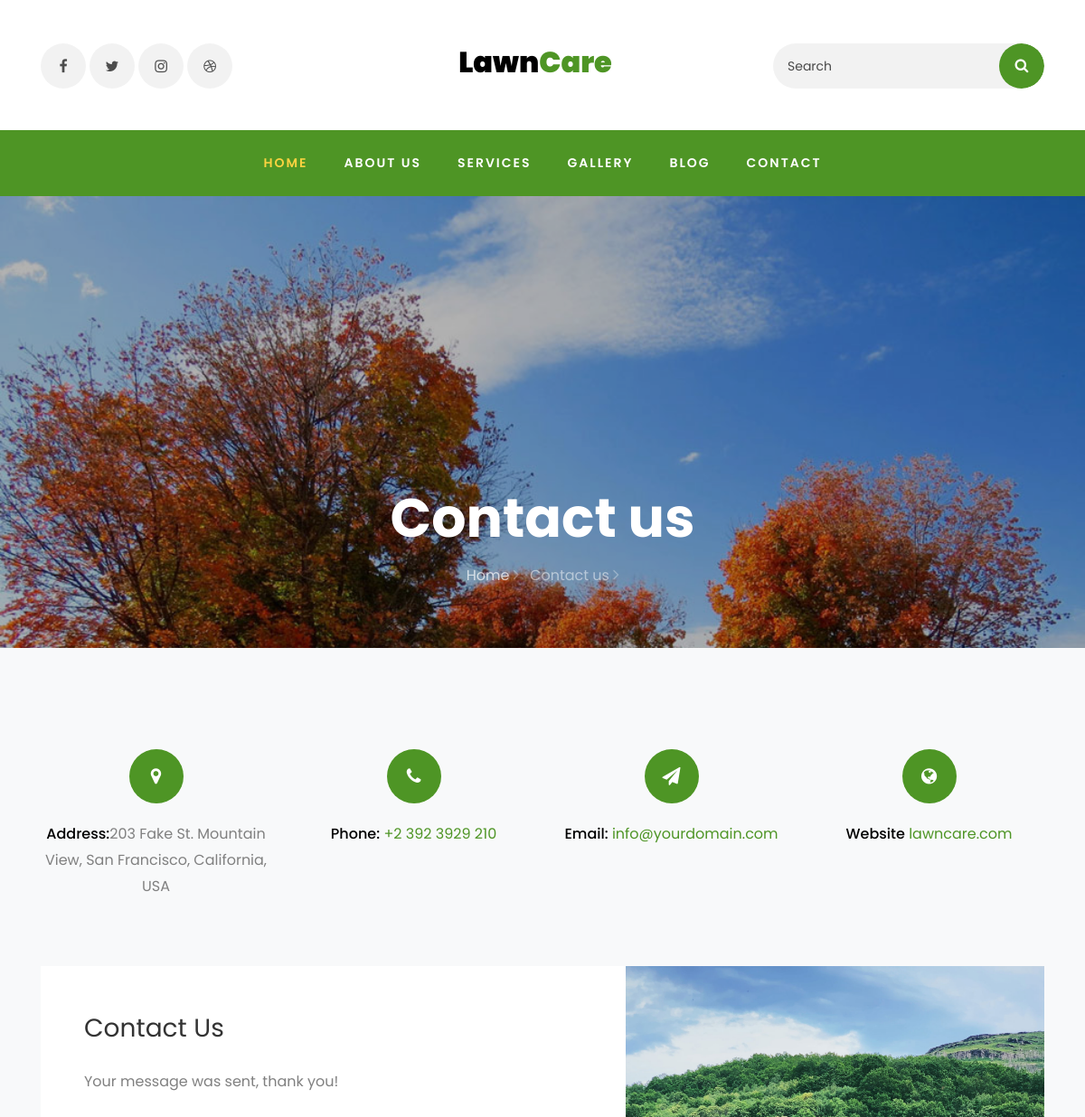
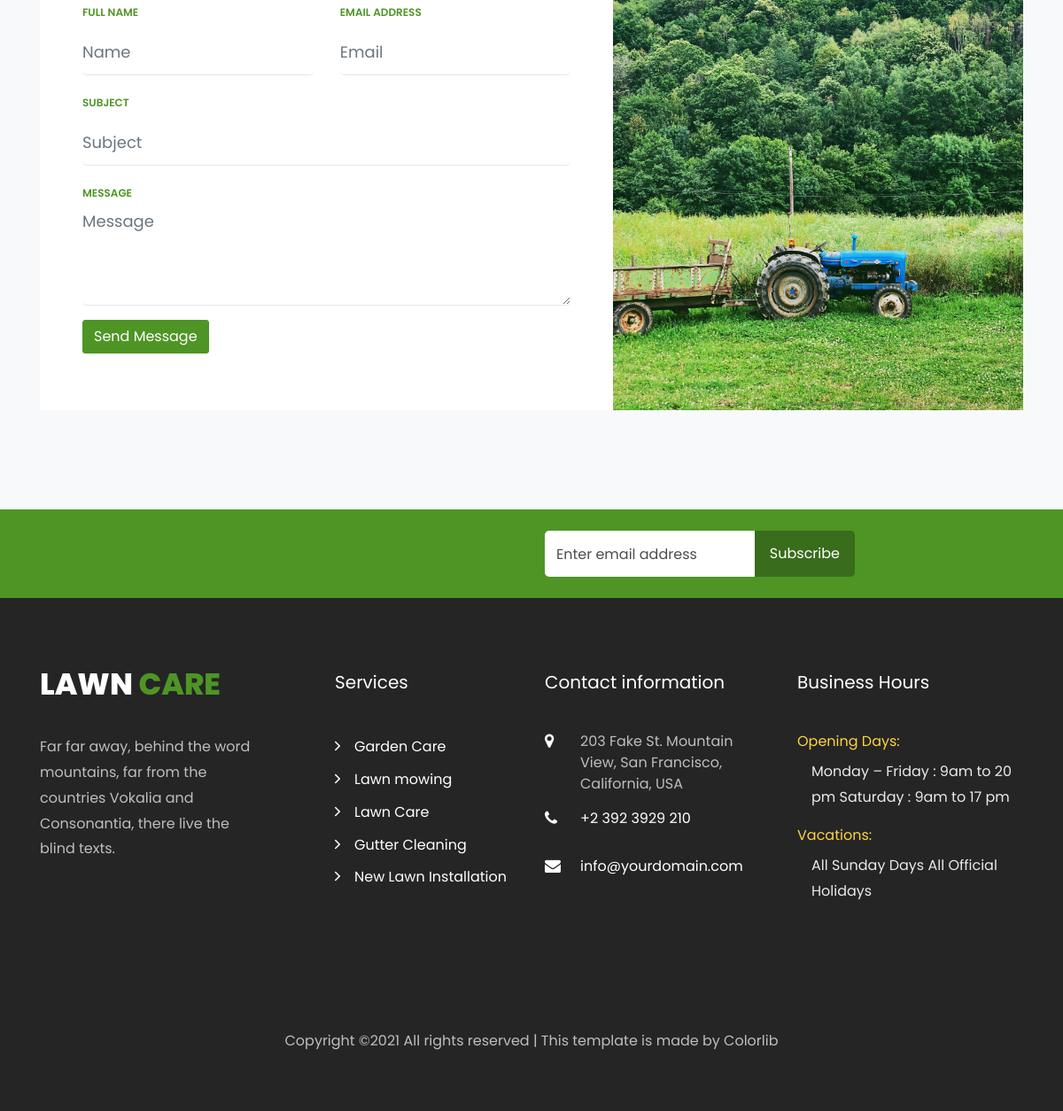
Page /contact/ on the committed database (2 pictures, top to bottom).
### siteweb/models.py (models this page shows, shortened)
class Convention(models.Model):
    date_add = models.DateTimeField(auto_now_add=True)
    date_update = models.DateTimeField(auto_now=True)
    status = models.BooleanField(default=True)
    class Meta:
        abstract = True

class Image(Convention):
    image = models.ImageField()
    class Meta:
        verbose_name = 'Image'
        verbose_name_plural = 'Images'

class Website(Convention):
    titre_siteweb = models.CharField(max_length=100)
    siteweb = models.CharField(max_length=100)
    adresse = models.CharField(max_length=100)
    phone = models.CharField(max_length=50)
    email = models.EmailField(max_length=254)
    copyright = models.CharField(max_length=200)
    description_siteweb = models.TextField()
    vocation = models.TextField()
    titre_services = models.CharField(max_length=200)
    description_service = models.TextField()
    titre_testimonial = models.CharField(max_length=100)
    titre_prestation = models.CharField(max_length=50)
    website = models.CharField(max_length=100)
    class Meta:
        verbose_name = 'Website'
        verbose_name_plural = 'Websites'

### siteweb/views.py (the view)
# urls.py: path('contact/', views.contact, name= 'contact'),
def contact(request):
    websites = models.Website.objects.filter(status=True).first()
    ReseauSociaux = models.ReseauSocial.objects.filter(status= True).all()
    images = models.Image.objects.filter(status=True).first()
    return render(request, 'contact.html',locals())

### templates/contact.html (shortened to what this page needs)
{% extends 'base/base.html' %}
{% load static %}
{% block content %}
<!DOCTYPE html>
    <section class="hero-wrap hero-wrap-2" style="background-image: url('{{images.image.url}}');" data-stellar-background-ratio="0.5">
      <div class="overlay"></div>
      <div class="container">
        <div class="row no-gutters slider-text align-items-end justify-content-center">
          <div class="col-md-9 ftco-animate pb-5 text-center">
            <h1 class="mb-3 bread">Contact us</h1>
            <p class="breadcrumbs"><span class="mr-2"><a href="{% url 'index' %}">Home <i class="ion-ios-arrow-forward"></i></a></span> <span>Contact us <i class="ion-ios-arrow-forward"></i></span></p>
          </div>
        </div>
      </div>
    </section>
		<section class="ftco-section bg-light">
			<div class="container">
				<div class="row justify-content-center">
					<div class="col-md-12">
						<div class="wrapper">
							<div class="row mb-5">
								<div class="col-md-3">
									<div class="dbox w-100 text-center">
				        		<div class="icon d-flex align-items-center justify-content-center">
				        			<span class="fa fa-map-marker"></span>
				        		</div>
				        		<div class="text">
					            <p><span>Address:</span>{{ websites.adresse}}</p>
					          </div>
				          </div>
								</div>
								<div class="col-md-3">
									<div class="dbox w-100 text-center">
				        		<div class="icon d-flex align-items-center justify-content-center">
				        			<span class="fa fa-phone"></span>
				        		</div>
				        		<div class="text">
					            <p><span>Phone:</span> <a href="tel://1234567920">{{ websites.phone}}</a></p>
					          </div>
				          </div>
								</div>
								<div class="col-md-3">
									<div class="dbox w-100 text-center">
				        		<div class="icon d-flex align-items-center justify-content-center">
				        			<span class="fa fa-paper-plane"></span>
				        		</div>
				        		<div class="text">
					            <p><span>Email:</span> <a href="mailto:info@yoursite.com">{{ websites.email}}</a></p>
					          </div>
				          </div>
								</div>
								<div class="col-md-3">
									<div class="dbox w-100 text-center">
				        		<div class="icon d-flex align-items-center justify-content-center">
				        			<span class="fa fa-globe"></span>
				        		</div>
				        		<div class="text">
					            <p><span>Website</span> <a href="#">{{websites.website}}</a></p>
					          </div>
				          </div>
								</div>
							</div>
							<div class="row no-gutters">
								<div class="col-md-7">
									<div class="contact-wrap w-100 p-md-5 p-4">
										<h3 class="mb-4">Contact Us</h3>
					      		<div id="form-message-success" class="mb-4">
					            Your message was sent, thank you!
					      		</div>
										<form method="POST" id="contactForm" name="contactForm" class="contactForm">
											<div class="row">
												<div class="col-md-6">
													<div class="form-group">
														<label class="label" for="name">Full Name</label>
														<input type="text" class="form-control" name="name" id="name" placeholder="Name">
													</div>
												</div>
												<div class="col-md-6">
													<div class="form-group">
														<label class="label" for="email">Email Address</label>
														<input type="email" class="form-control" name="email" id="email" placeholder="Email">
													</div>
												</div>
												<div class="col-md-12">
													<div class="form-group">
														<label class="label" for="subject">Subject</label>
														<input type="text" class="form-control" name="subject" id="subject" placeholder="Subject">
													</div>
												</div>
												<div class="col-md-12">
													<div class="form-group">
														<label class="label" for="#">Message</label>
														<textarea name="message" class="form-control" id="message" cols="30" rows="4" placeholder="Message"></textarea>
													</div>
												</div>
												<div class="col-md-12">
													<div class="form-group">
														<input type="submit" value="Send Message" class="btn btn-primary">
													</div>
												</div>
											</div>
										</form>
									</div>
								</div>
								<div class="col-md-5 d-flex align-items-stretch">
									<div class="info-wrap w-100 p-5 img" style="background-image: url(images/about.jpg);">
				          </div>
								</div>
							</div>
						</div>
					</div>
				</div>
			</div>
		</section>
{% endblock %}

### templates/base/base.html (shortened to what this page needs)
{% load static %}
<!DOCTYPE html>
<html lang="en">
  <head>
    <link rel="stylesheet" href="https://stackpath.bootstrapcdn.com/font-awesome/4.7.0/css/font-awesome.min.css">
    <link rel="stylesheet" href="{% static 'css/animate.css' %}">
    <link rel="stylesheet" href="{% static 'css/owl.carousel.min.css' %}">
    <link rel="stylesheet" href="{% static 'css/owl.theme.default.min.css' %}">
    <link rel="stylesheet" href="{% static 'css/magnific-popup.css' %}">
    <link rel="stylesheet" href="{% static 'css/ionicons.min.css' %}">
    <link rel="stylesheet" href="{% static 'css/flaticon.css' %}">
    <link rel="stylesheet" href="{% static 'css/icomoon.css' %}">
    <link rel="stylesheet" href="{% static 'css/style.css' %}">
  </head>
  <body>
    <div class="container pt-5 pb-4">
			<div class="row justify-content-between">
				<div class="col-md-8 order-md-last">
					<div class="row">
						<div class="col-md-6 text-center">
							<a class="navbar-brand" href="{% url 'index' %}">Lawn<span>Care</span></a>
						</div>
						<div class="col-md-6 d-md-flex justify-content-end mb-md-0 mb-3">
							<form action="#" class="searchform order-lg-last">
			          <div class="form-group d-flex">
			            <input type="text" class="form-control pl-3" placeholder="Search">
			            <button type="submit" placeholder="" class="form-control search"><span class="fa fa-search"></span></button>
			          </div>
			        </form>
						</div>
					</div>
				</div>
				<div class="col-md-4 d-flex">
        {% for social_media in ReseauSociaux %}
					<div class="social-media">
		    		<p class="mb-0 d-flex">
		    			<a href="#" class="d-flex align-items-center justify-content-center"><span class="{{social_media.icone}}"><i class="sr-only">{{social_media.nom}}</i></span></a>
		    		</p>
	        </div>
        {% endfor %}
				</div>
			</div>
		</div>
		<nav class="navbar navbar-expand-lg navbar-dark ftco_navbar bg-dark ftco-navbar-light" id="ftco-navbar">
	    <div class="container-fluid">
	      <div class="collapse navbar-collapse" id="ftco-nav">
	        <ul class="navbar-nav m-auto">
	        	<li class="nav-item active"><a href="{% url 'index' %}" class="nav-link">Home</a></li>
	        	<li class="nav-item"><a href="{% url 'about' %}" class="nav-link">About us</a></li>
            <li class="nav-item"><a href="{% url 'services' %}" class="nav-link">Services</a></li>
	        	<li class="nav-item"><a href="{% url 'gallery' %}" class="nav-link">Gallery</a></li>
	        	<li class="nav-item"><a href="{% url 'blog' %}" class="nav-link">Blog</a></li>
	          <li class="nav-item"><a href="{% url 'contact' %}" class="nav-link">Contact</a></li>
	        </ul>
	      </div>
	    </div>
	  </nav>
{% block content %}
{% endblock %}
<section class="ftco-section ftco-no-pt ftco-no-pb bg-primary">
      <div class="container">
        <div class="row d-flex justify-content-center">
        	<div class="col-lg-8 py-4">
        		<div class="row">
		          <div class="col-md-6 d-flex align-items-center">
		            <form method= "POST" action=" {% url 'newsletterpost' %} " class="subscribe-form">
		              <div class="form-group d-flex">
		                <input type="text" name= "email" class="form-control" placeholder="Enter email address">
		                <input type="submit" value="Subscribe" class="submit px-3">
		              </div>
		            </form>
		          </div>
	          </div>
          </div>
        </div>
      </div>
    </section>
<footer class="ftco-footer ftco-bg-dark ftco-section">
      <div class="container">
        <div class="row mb-5">
          <div class="col-md-6 col-lg">
            <div class="ftco-footer-widget mb-4">
              <h2 class="logo"><a href="{% url 'index' %}">Lawn <span>Care</span></a></h2>
              <p>{{ websites.description_siteweb}}</p>
              <ul class="ftco-footer-social list-unstyled float-md-left float-lft mt-5">
              </ul>
            </div>
          </div>
          <div class="col-md-6 col-lg">
            <div class="ftco-footer-widget mb-4 ml-md-5">
              <h2 class="ftco-heading-2">Services</h2>
              <ul class="list-unstyled">
                <li><a href="#" class="py-1 d-block"><span class="ion-ios-arrow-forward mr-3"></span>Garden Care</a></li>
                <li><a href="#" class="py-1 d-block"><span class="ion-ios-arrow-forward mr-3"></span>Lawn mowing</a></li>
                <li><a href="#" class="py-1 d-block"><span class="ion-ios-arrow-forward mr-3"></span>Lawn Care</a></li>
                <li><a href="#" class="py-1 d-block"><span class="ion-ios-arrow-forward mr-3"></span>Gutter Cleaning</a></li>
                <li><a href="#" class="py-1 d-block"><span class="ion-ios-arrow-forward mr-3"></span>New Lawn Installation</a></li>
              </ul>
            </div>
          </div>
          <div class="col-md-6 col-lg">
            <div class="ftco-footer-widget mb-4">
            	<h2 class="ftco-heading-2">Contact information</h2>
            	<div class="block-23 mb-3">
	              <ul>
	                <li><span class="icon icon-map-marker"></span><span class="text">{{ websites.adresse}}</span></li>
	                <li><a href="#"><span class="icon icon-phone"></span><span class="text">{{ websites.phone}}</span></a></li>
	                <li><a href="#"><span class="icon icon-envelope"></span><span class="text">{{ websites.email}}</span></a></li>
	              </ul>
	            </div>
            </div>
          </div>
          <div class="col-md-6 col-lg">
             <div class="ftco-footer-widget mb-4">
              <h2 class="ftco-heading-2">Business Hours</h2>
              <div class="opening-hours">
              	<h4>Opening Days:</h4>
              	<p class="pl-3">
              		<span>Monday – Friday : 9am to 20 pm</span>
              		<span>Saturday : 9am to 17 pm</span>
              	</p>
              	<h4>Vacations:</h4>
              	<p class="pl-3">
              		<span>All Sunday Days</span>
              		<span>All Official Holidays</span>
              	</p>
              </div>
            </div>
          </div>
        </div>
        <div class="row">
          <div class="col-md-12 text-center">
            <p>
          {{ websites.copyright | safe}}
  </p>
          </div>
        </div>
      </div>
    </footer>
  </body>
</html>

### static/css/icomoon.css (style rules this page uses)
[class^="icon-"], [class*=" icon-"] { font-family: 'icomoon' !important; speak: none; font-style: normal; font-weight: normal; font-variant: normal; text-transform: none; line-height: 1; -webkit-font-smoothing: antialiased; -moz-osx-font-smoothing: grayscale; }
.icon-map-marker:before { content: "\f041"; }
.icon-phone:before { content: "\f095"; }
.icon-envelope:before { content: "\f0e0"; }

### rows in the picture
Image: image (picture)
Website: adresse "203 Fake St. Mountain View, San Francisco, California, USA", phone "+2 392 3929 210", email "info@yourdomain.com", website "lawncare.com", description_siteweb "Far far away, behind the word mountains, far from the countries Vokalia and Consonantia, there live the blind texts.", copyright "Copyright ©2021 All rights reserved | This template is made by Colorlib"
